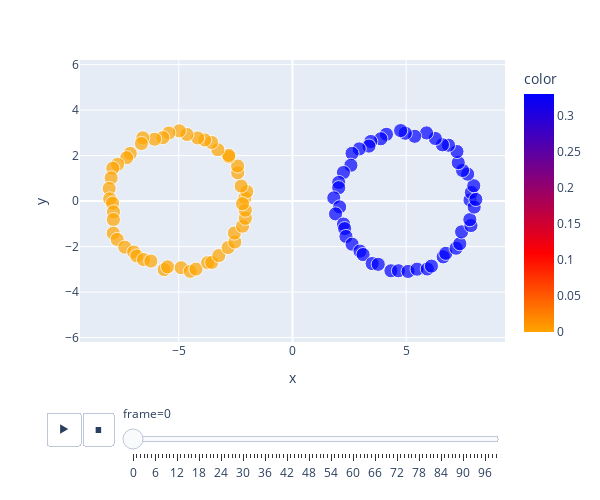

Here is the notebook cell this chart was saved with:
### Code cell
num_frames = 100
x1 = np.linspace(0, 1, num_frames, endpoint=True)
matrices = [geodesic_distances(A,B,t, matching) for t in x1]
convex_points = np.array([convex_point(A,B,t, matching) for t in x1])

from sklearn.metrics import pairwise_distances
from sklearn.manifold import MDS
from matplotlib.collections import LineCollection
from sklearn import manifold
from sklearn.metrics import euclidean_distances

model = MDS(n_components=2, dissimilarity='precomputed', random_state=2002)

from scipy.spatial.transform import Rotation as R
def align(AA,BB):
    AA = [[aa[0], aa[1], 0] for aa in AA]
    BB = [[aa[0], aa[1], 0] for aa in BB]
    rot, rssd, sens = R.align_vectors(BB, AA, return_sensitivity=True)
    return rot.apply(AA)[:,:2]
def reflect(a):
    return np.array([ [aa[0], -aa[1]] for aa in a ])

import warnings
warnings.filterwarnings("ignore")
models = []
out = model.fit(matrices[0]).embedding_
pos = align(out, convex_points[0])
models_alligned = [pos]
for ii in range(1, num_frames):
    true = convex_points[ii]
    out = model.fit(matrices[ii]).embedding_
    pos = align(out, true)
    rpos = reflect(pos)
    #if np.linalg.norm(models_alligned[-1] - pos) >  np.linalg.norm(models_alligned[-1] - rpos):
    #    pos = rpos
    models.append(out)
    models_alligned.append(pos)

frames = []
for i in range(0, num_frames):
    df = pandas.DataFrame()
    df['x'] = list(np.array(models_alligned[i]).T[0])
    df['y'] = list(np.array(models_alligned[i]).T[1])
    df['frame'] = i
    df['color'] = np.concatenate([[0 for jj in range(50)],[0.33 for jj in range(50)]])#,[0.66 for jj in range(50)],[1 for jj in range(50)]])
    frames.append(df)

DF = pandas.concat(frames)
DF['size'] = 3

new_scale=[
                [0.0,'orange'],
                [0.33, 'red'],
                [0.66, 'purple'],
                [1.0, 'blue']]
df = px.data.gapminder()
fig = px.scatter(DF, x="x", y="y", animation_frame="frame",size='size', size_max=10, color= 'color',
                 color_continuous_scale= new_scale,
            )
fig.layout.updatemenus[0].buttons[0].args[1]['frame']['duration'] = 30
fig.layout.updatemenus[0].buttons[0].args[1]['transition']['duration'] = 5
fig.update_yaxes(
    scaleanchor = "x",
    scaleratio = 1,
  )
    #plt.savefig('outputs/loops_geo_{}.png'.format(j))
    #plt.savefig('outputs/loops_geo_{}.pdf'.format(j))
fig.update_layout(
    width = 600,
    height = 500,
)
fig.show()

### Figure 1 — Plotly figure (JSON) as saved in the notebook; plotly's stock layout.template omitted (floating-point values rounded to 4 significant figures)
{"data": [{"hovertemplate": "frame=0<br>x=%{x}<br>y=%{y}<br>size=%{marker.size}<br>color=%{marker.color}<extra></extra>", "legendgroup": "", "marker": {"color": [0, 0, 0, 0, 0, 0, 0, 0, 0, 0, 0, 0, 0, 0, 0, 0, 0, 0, 0, 0, 0, 0, 0, 0, 0, 0, 0, 0, 0, 0, 0, 0, 0, 0, 0, 0, 0, 0, 0, 0, 0, 0, 0, 0, 0, 0, 0, 0, 0, 0, 0.33, 0.33, 0.33, 0.33, 0.33, 0.33, 0.33, 0.33, 0.33, 0.33, 0.33, 0.33, 0.33, 0.33, 0.33, 0.33, 0.33, 0.33, 0.33, 0.33, 0.33, 0.33, 0.33, 0.33, 0.33, 0.33, 0.33, 0.33, 0.33, 0.33, 0.33, 0.33, 0.33, 0.33, 0.33, 0.33, 0.33, 0.33, 0.33, 0.33, 0.33, 0.33, 0.33, 0.33, 0.33, 0.33, 0.33, 0.33, 0.33, 0.33], "coloraxis": "coloraxis", "size": [3, 3, 3, 3, 3, 3, 3, 3, 3, 3, 3, 3, 3, 3, 3, 3, 3, 3, 3, 3, 3, 3, 3, 3, 3, 3, 3, 3, 3, 3, 3, 3, 3, 3, 3, 3, 3, 3, 3, 3, 3, 3, 3, 3, 3, 3, 3, 3, 3, 3, 3, 3, 3, 3, 3, 3, 3, 3, 3, 3, 3, 3, 3, 3, 3, 3, 3, 3, 3, 3, 3, 3, 3, 3, 3, 3, 3, 3, 3, 3, 3, 3, 3, 3, 3, 3, 3, 3, 3, 3, 3, 3, 3, 3, 3, 3, 3, 3, 3, 3], "sizemode": "area", "sizeref": 0.03, "symbol": "circle"}, "mode": "markers", "name": "", "orientation": "v", "showlegend": false, "type": "scatter", "x": [-2.091, -2.009, -2.255, -2.406, -2.41, -2.794, -2.799, -3.279, -3.558, -3.86, -4.167, -4.638, -4.973, -5.435, -5.696, -6.059, -6.578, -6.638, -7.132, -7.288, -7.686, -7.895, -7.973, -8.058, -8.035, -7.907, -7.866, -7.872, -7.878, -7.705, -7.369, -6.976, -6.842, -6.548, -6.224, -5.639, -5.489, -4.894, -4.492, -4.241, -3.729, -3.548, -3.238, -2.829, -2.532, -2.553, -2.194, -2.07, -2.071, -2.196, 7.805, 7.866, 7.971, 7.702, 7.48, 7.289, 7.232, 6.859, 6.594, 6.281, 5.894, 5.372, 4.962, 4.755, 4.132, 3.886, 3.445, 3.363, 2.935, 2.62, 2.57, 2.242, 2.034, 2.034, 1.817, 2.075, 1.895, 2.245, 2.295, 2.353, 2.622, 2.969, 3.106, 3.504, 3.771, 4.33, 4.659, 5.084, 5.479, 5.928, 6.11, 6.626, 6.742, 7.194, 7.357, 7.436, 7.847, 7.798, 7.989, 8.062], "xaxis": "x", "y": [0.1411, 0.4196, 0.6645, 1.243, 1.542, 1.943, 2.009, 2.258, 2.58, 2.688, 2.775, 2.928, 3.088, 2.991, 2.789, 2.72, 2.782, 2.532, 2.097, 1.907, 1.615, 1.447, 1.018, 0.5553, 0.09756, -0.09141, -0.4727, -0.8141, -1.409, -1.686, -2.026, -2.237, -2.414, -2.571, -2.637, -3.013, -2.891, -2.929, -3.087, -2.99, -2.705, -2.695, -2.396, -2.043, -1.8, -1.405, -1.103, -0.7582, -0.4004, -0.1123, 0.0452, 0.3804, 0.6758, 1.185, 1.347, 1.69, 2.178, 2.457, 2.473, 2.753, 2.997, 2.848, 2.982, 3.1, 2.935, 2.741, 2.621, 2.418, 2.293, 2.098, 1.575, 1.256, 0.821, 0.589, 0.1407, -0.256, -0.5623, -1.009, -1.21, -1.556, -1.894, -2.2, -2.351, -2.746, -2.78, -3.065, -3.063, -3.092, -2.993, -2.983, -2.858, -2.451, -2.296, -2.071, -1.873, -1.353, -1.076, -0.8143, -0.2631, 0.07301], "yaxis": "y"}], "layout": {"coloraxis": {"colorbar": {"title": {"text": "color"}}, "colorscale": [[0, "orange"], [0.33, "red"], [0.66, "purple"], [1, "blue"]]}, "height": 500, "legend": {"itemsizing": "constant", "tracegroupgap": 0}, "margin": {"t": 60}, "sliders": [{"active": 0, "currentvalue": {"prefix": "frame="}, "len": 0.9, "pad": {"b": 10, "t": 60}, "steps": [{"args": [["0"], {"frame": {"duration": 0, "redraw": false}, "fromcurrent": true, "mode": "immediate", "transition": {"duration": 0, "easing": "linear"}}], "label": "0", "method": "animate"}, {"args": [["1"], {"frame": {"duration": 0, "redraw": false}, "fromcurrent": true, "mode": "immediate", "transition": {"duration": 0, "easing": "linear"}}], "label": "1", "method": "animate"}, {"args": [["2"], {"frame": {"duration": 0, "redraw": false}, "fromcurrent": true, "mode": "immediate", "transition": {"duration": 0, "easing": "linear"}}], "label": "2", "method": "animate"}, {"args": [["3"], {"frame": {"duration": 0, "redraw": false}, "fromcurrent": true, "mode": "immediate", "transition": {"duration": 0, "easing": "linear"}}], "label": "3", "method": "animate"}, {"args": [["4"], {"frame": {"duration": 0, "redraw": false}, "fromcurrent": true, "mode": "immediate", "transition": {"duration": 0, "easing": "linear"}}], "label": "4", "method": "animate"}, {"args": [["5"], {"frame": {"duration": 0, "redraw": false}, "fromcurrent": true, "mode": "immediate", "transition": {"duration": 0, "easing": "linear"}}], "label": "5", "method": "animate"}, {"args": [["6"], {"frame": {"duration": 0, "redraw": false}, "fromcurrent": true, "mode": "immediate", "transition": {"duration": 0, "easing": "linear"}}], "label": "6", "method": "animate"}, {"args": [["7"], {"frame": {"duration": 0, "redraw": false}, "fromcurrent": true, "mode": "immediate", "transition": {"duration": 0, "easing": "linear"}}], "label": "7", "method": "animate"}, {"args": [["8"], {"frame": {"duration": 0, "redraw": false}, "fromcurrent": true, "mode": "immediate", "transition": {"duration": 0, "easing": "linear"}}], "label": "8", "method": "animate"}, {"args": [["9"], {"frame": {"duration": 0, "redraw": false}, "fromcurrent": true, "mode": "immediate", "transition": {"duration": 0, "easing": "linear"}}], "label": "9", "method": "animate"}, {"args": [["10"], {"frame": {"duration": 0, "redraw": false}, "fromcurrent": true, "mode": "immediate", "transition": {"duration": 0, "easing": "linear"}}], "label": "10", "method": "animate"}, {"args": [["11"], {"frame": {"duration": 0, "redraw": false}, "fromcurrent": true, "mode": "immediate", "transition": {"duration": 0, "easing": "linear"}}], "label": "11", "method": "animate"}, {"args": [["12"], {"frame": {"duration": 0, "redraw": false}, "fromcurrent": true, "mode": "immediate", "transition": {"duration": 0, "easing": "linear"}}], "label": "12", "method": "animate"}, {"args": [["13"], {"frame": {"duration": 0, "redraw": false}, "fromcurrent": true, "mode": "immediate", "transition": {"duration": 0, "easing": "linear"}}], "label": "13", "method": "animate"}, {"args": [["14"], {"frame": {"duration": 0, "redraw": false}, "fromcurrent": true, "mode": "immediate", "transition": {"duration": 0, "easing": "linear"}}], "label": "14", "method": "animate"}, {"args": [["15"], {"frame": {"duration": 0, "redraw": false}, "fromcurrent": true, "mode": "immediate", "transition": {"duration": 0, "easing": "linear"}}], "label": "15", "method": "animate"}, {"args": [["16"], {"frame": {"duration": 0, "redraw": false}, "fromcurrent": true, "mode": "immediate", "transition": {"duration": 0, "easing": "linear"}}], "label": "16", "method": "animate"}, {"args": [["17"], {"frame": {"duration": 0, "redraw": false}, "fromcurrent": true, "mode": "immediate", "transition": {"duration": 0, "easing": "linear"}}], "label": "17", "method": "animate"}, {"args": [["18"], {"frame": {"duration": 0, "redraw": false}, "fromcurrent": true, "mode": "immediate", "transition": {"duration": 0, "easing": "linear"}}], "label": "18", "method": "animate"}, {"args": [["19"], {"frame": {"duration": 0, "redraw": false}, "fromcurrent": true, "mode": "immediate", "transition": {"duration": 0, "easing": "linear"}}], "label": "19", "method": "animate"}, {"args": [["20"], {"frame": {"duration": 0, "redraw": false}, "fromcurrent": true, "mode": "immediate", "transition": {"duration": 0, "easing": "linear"}}], "label": "20", "method": "animate"}, {"args": [["21"], {"frame": {"duration": 0, "redraw": false}, "fromcurrent": true, "mode": "immediate", "transition": {"duration": 0, "easing": "linear"}}], "label": "21", "method": "animate"}, {"args": [["22"], {"frame": {"duration": 0, "redraw": false}, "fromcurrent": true, "mode": "immediate", "transition": {"duration": 0, "easing": "linear"}}], "label": "22", "method": "animate"}, {"args": [["23"], {"frame": {"duration": 0, "redraw": false}, "fromcurrent": true, "mode": "immediate", "transition": {"duration": 0, "easing": "linear"}}], "label": "23", "method": "animate"}, {"args": [["24"], {"frame": {"duration": 0, "redraw": false}, "fromcurrent": true, "mode": "immediate", "transition": {"duration": 0, "easing": "linear"}}], "label": "24", "method": "animate"}, {"args": [["25"], {"frame": {"duration": 0, "redraw": false}, "fromcurrent": true, "mode": "immediate", "transition": {"duration": 0, "easing": "linear"}}], "label": "25", "method": "animate"}, {"args": [["26"], {"frame": {"duration": 0, "redraw": false}, "fromcurrent": true, "mode": "immediate", "transition": {"duration": 0, "easing": "linear"}}], "label": "26", "method": "animate"}, {"args": [["27"], {"frame": {"duration": 0, "redraw": false}, "fromcurrent": true, "mode": "immediate", "transition": {"duration": 0, "easing": "linear"}}], "label": "27", "method": "animate"}, {"args": [["28"], {"frame": {"duration": 0, "redraw": false}, "fromcurrent": true, "mode": "immediate", "transition": {"duration": 0, "easing": "linear"}}], "label": "28", "method": "animate"}, {"args": [["29"], {"frame": {"duration": 0, "redraw": false}, "fromcurrent": true, "mode": "immediate", "transition": {"duration": 0, "easing": "linear"}}], "label": "29", "method": "animate"}, {"args": [["30"], {"frame": {"duration": 0, "redraw": false}, "fromcurrent": true, "mode": "immediate", "transition": {"duration": 0, "easing": "linear"}}], "label": "30", "method": "animate"}, {"args": [["31"], {"frame": {"duration": 0, "redraw": false}, "fromcurrent": true, "mode": "immediate", "transition": {"duration": 0, "easing": "linear"}}], "label": "31", "method": "animate"}, {"args": [["32"], {"frame": {"duration": 0, "redraw": false}, "fromcurrent": true, "mode": "immediate", "transition": {"duration": 0, "easing": "linear"}}], "label": "32", "method": "animate"}, {"args": [["33"], {"frame": {"duration": 0, "redraw": false}, "fromcurrent": true, "mode": "immediate", "transition": {"duration": 0, "easing": "linear"}}], "label": "33", "method": "animate"}, {"args": [["34"], {"frame": {"duration": 0, "redraw": false}, "fromcurrent": true, "mode": "immediate", "transition": {"duration": 0, "easing": "linear"}}], "label": "34", "method": "animate"}, {"args": [["35"], {"frame": {"duration": 0, "redraw": false}, "fromcurrent": true, "mode": "immediate", "transition": {"duration": 0, "easing": "linear"}}], "label": "35", "method": "animate"}, {"args": [["36"], {"frame": {"duration": 0, "redraw": false}, "fromcurrent": true, "mode": "immediate", "transition": {"duration": 0, "easing": "linear"}}], "label": "36", "method": "animate"}, {"args": [["37"], {"frame": {"duration": 0, "redraw": false}, "fromcurrent": true, "mode": "immediate", "transition": {"duration": 0, "easing": "linear"}}], "label": "37", "method": "animate"}, {"args": [["38"], {"frame": {"duration": 0, "redraw": false}, "fromcurrent": true, "mode": "immediate", "transition": {"duration": 0, "easing": "linear"}}], "label": "38", "method": "animate"}, {"args": [["39"], {"frame": {"duration": 0, "redraw": false}, "fromcurrent": true, "mode": "immediate", "transition": {"duration": 0, "easing": "linear"}}], "label": "39", "method": "animate"}, {"args": [["40"], {"frame": {"duration": 0, "redraw": false}, "fromcurrent": true, "mode": "immediate", "transition": {"duration": 0, "easing": "linear"}}], "label": "40", "method": "animate"}, {"args": [["41"], {"frame": {"duration": 0, "redraw": false}, "fromcurrent": true, "mode": "immediate", "transition": {"duration": 0, "easing": "linear"}}], "label": "41", "method": "animate"}, {"args": [["42"], {"frame": {"duration": 0, "redraw": false}, "fromcurrent": true, "mode": "immediate", "transition": {"duration": 0, "easing": "linear"}}], "label": "42", "method": "animate"}, {"args": [["43"], {"frame": {"duration": 0, "redraw": false}, "fromcurrent": true, "mode": "immediate", "transition": {"duration": 0, "easing": "linear"}}], "label": "43", "method": "animate"}, {"args": [["44"], {"frame": {"duration": 0, "redraw": false}, "fromcurrent": true, "mode": "immediate", "transition": {"duration": 0, "easing": "linear"}}], "label": "44", "method": "animate"}, {"args": [["45"], {"frame": {"duration": 0, "redraw": false}, "fromcurrent": true, "mode": "immediate", "transition": {"duration": 0, "easing": "linear"}}], "label": "45", "method": "animate"}, {"args": [["46"], {"frame": {"duration": 0, "redraw": false}, "fromcurrent": true, "mode": "immediate", "transition": {"duration": 0, "easing": "linear"}}], "label": "46", "method": "animate"}, {"args": [["47"], {"frame": {"duration": 0, "redraw": false}, "fromcurrent": true, "mode": "immediate", "transition": {"duration": 0, "easing": "linear"}}], "label": "47", "method": "animate"}, {"args": [["48"], {"frame": {"duration": 0, "redraw": false}, "fromcurrent": true, "mode": "immediate", "transition": {"duration": 0, "easing": "linear"}}], "label": "48", "method": "animate"}, {"args": [["49"], {"frame": {"duration": 0, "redraw": false}, "fromcurrent": true, "mode": "immediate", "transition": {"duration": 0, "easing": "linear"}}], "label": "49", "method": "animate"}, {"args": [["50"], {"frame": {"duration": 0, "redraw": false}, "fromcurrent": true, "mode": "immediate", "transition": {"duration": 0, "easing": "linear"}}], "label": "50", "method": "animate"}, {"args": [["51"], {"frame": {"duration": 0, "redraw": false}, "fromcurrent": true, "mode": "immediate", "transition": {"duration": 0, "easing": "linear"}}], "label": "51", "method": "animate"}, {"args": [["52"], {"frame": {"duration": 0, "redraw": false}, "fromcurrent": true, "mode": "immediate", "transition": {"duration": 0, "easing": "linear"}}], "label": "52", "method": "animate"}, {"args": [["53"], {"frame": {"duration": 0, "redraw": false}, "fromcurrent": true, "mode": "immediate", "transition": {"duration": 0, "easing": "linear"}}], "label": "53", "method": "animate"}, {"args": [["54"], {"frame": {"duration": 0, "redraw": false}, "fromcurrent": true, "mode": "immediate", "transition": {"duration": 0, "easing": "linear"}}], "label": "54", "method": "animate"}, {"args": [["55"], {"frame": {"duration": 0, "redraw": false}, "fromcurrent": true, "mode": "immediate", "transition": {"duration": 0, "easing": "linear"}}], "label": "55", "method": "animate"}, {"args": [["56"], {"frame": {"duration": 0, "redraw": false}, "fromcurrent": true, "mode": "immediate", "transition": {"duration": 0, "easing": "linear"}}], "label": "56", "method": "animate"}, {"args": [["57"], {"frame": {"duration": 0, "redraw": false}, "fromcurrent": true, "mode": "immediate", "transition": {"duration": 0, "easing": "linear"}}], "label": "57", "method": "animate"}, {"args": [["58"], {"frame": {"duration": 0, "redraw": false}, "fromcurrent": true, "mode": "immediate", "transition": {"duration": 0, "easing": "linear"}}], "label": "58", "method": "animate"}, {"args": [["59"], {"frame": {"duration": 0, "redraw": false}, "fromcurrent": true, "mode": "immediate", "transition": {"duration": 0, "easing": "linear"}}], "label": "59", "method": "animate"}, {"args": [["60"], {"frame": {"duration": 0, "redraw": false}, "fromcurrent": true, "mode": "immediate", "transition": {"duration": 0, "easing": "linear"}}], "label": "60", "method": "animate"}, {"args": [["61"], {"frame": {"duration": 0, "redraw": false}, "fromcurrent": true, "mode": "immediate", "transition": {"duration": 0, "easing": "linear"}}], "label": "61", "method": "animate"}, {"args": [["62"], {"frame": {"duration": 0, "redraw": false}, "fromcurrent": true, "mode": "immediate", "transition": {"duration": 0, "easing": "linear"}}], "label": "62", "method": "animate"}, {"args": [["63"], {"frame": {"duration": 0, "redraw": false}, "fromcurrent": true, "mode": "immediate", "transition": {"duration": 0, "easing": "linear"}}], "label": "63", "method": "animate"}, {"args": [["64"], {"frame": {"duration": 0, "redraw": false}, "fromcurrent": true, "mode": "immediate", "transition": {"duration": 0, "easing": "linear"}}], "label": "64", "method": "animate"}, {"args": [["65"], {"frame": {"duration": 0, "redraw": false}, "fromcurrent": true, "mode": "immediate", "transition": {"duration": 0, "easing": "linear"}}], "label": "65", "method": "animate"}, {"args": [["66"], {"frame": {"duration": 0, "redraw": false}, "fromcurrent": true, "mode": "immediate", "transition": {"duration": 0, "easing": "linear"}}], "label": "66", "method": "animate"}, {"args": [["67"], {"frame": {"duration": 0, "redraw": false}, "fromcurrent": true, "mode": "immediate", "transition": {"duration": 0, "easing": "linear"}}], "label": "67", "method": "animate"}, {"args": [["68"], {"frame": {"duration": 0, "redraw": false}, "fromcurrent": true, "mode": "immediate", "transition": {"duration": 0, "easing": "linear"}}], "label": "68", "method": "animate"}, {"args": [["69"], {"frame": {"duration": 0, "redraw": false}, "fromcurrent": true, "mode": "immediate", "transition": {"duration": 0, "easing": "linear"}}], "label": "69", "method": "animate"}, {"args": [["70"], {"frame": {"duration": 0, "redraw": false}, "fromcurrent": true, "mode": "immediate", "transition": {"duration": 0, "easing": "linear"}}], "label": "70", "method": "animate"}, {"args": [["71"], {"frame": {"duration": 0, "redraw": false}, "fromcurrent": true, "mode": "immediate", "transition": {"duration": 0, "easing": "linear"}}], "label": "71", "method": "animate"}, {"args": [["72"], {"frame": {"duration": 0, "redraw": false}, "fromcurrent": true, "mode": "immediate", "transition": {"duration": 0, "easing": "linear"}}], "label": "72", "method": "animate"}, {"args": [["73"], {"frame": {"duration": 0, "redraw": false}, "fromcurrent": true, "mode": "immediate", "transition": {"duration": 0, "easing": "linear"}}], "label": "73", "method": "animate"}, {"args": [["74"], {"frame": {"duration": 0, "redraw": false}, "fromcurrent": true, "mode": "immediate", "transition": {"duration": 0, "easing": "linear"}}], "label": "74", "method": "animate"}, {"args": [["75"], {"frame": {"duration": 0, "redraw": false}, "fromcurrent": true, "mode": "immediate", "transition": {"duration": 0, "easing": "linear"}}], "label": "75", "method": "animate"}, {"args": [["76"], {"frame": {"duration": 0, "redraw": false}, "fromcurrent": true, "mode": "immediate", "transition": {"duration": 0, "easing": "linear"}}], "label": "76", "method": "animate"}, {"args": [["77"], {"frame": {"duration": 0, "redraw": false}, "fromcurrent": true, "mode": "immediate", "transition": {"duration": 0, "easing": "linear"}}], "label": "77", "method": "animate"}, {"args": [["78"], {"frame": {"duration": 0, "redraw": false}, "fromcurrent": true, "mode": "immediate", "transition": {"duration": 0, "easing": "linear"}}], "label": "78", "method": "animate"}, {"args": [["79"], {"frame": {"duration": 0, "redraw": false}, "fromcurrent": true, "mode": "immediate", "transition": {"duration": 0, "easing": "linear"}}], "label": "79", "method": "animate"}, {"args": [["80"], {"frame": {"duration": 0, "redraw": false}, "fromcurrent": true, "mode": "immediate", "transition": {"duration": 0, "easing": "linear"}}], "label": "80", "method": "animate"}, {"args": [["81"], {"frame": {"duration": 0, "redraw": false}, "fromcurrent": true, "mode": "immediate", "transition": {"duration": 0, "easing": "linear"}}], "label": "81", "method": "animate"}, {"args": [["82"], {"frame": {"duration": 0, "redraw": false}, "fromcurrent": true, "mode": "immediate", "transition": {"duration": 0, "easing": "linear"}}], "label": "82", "method": "animate"}, {"args": [["83"], {"frame": {"duration": 0, "redraw": false}, "fromcurrent": true, "mode": "immediate", "transition": {"duration": 0, "easing": "linear"}}], "label": "83", "method": "animate"}, {"args": [["84"], {"frame": {"duration": 0, "redraw": false}, "fromcurrent": true, "mode": "immediate", "transition": {"duration": 0, "easing": "linear"}}], "label": "84", "method": "animate"}, {"args": [["85"], {"frame": {"duration": 0, "redraw": false}, "fromcurrent": true, "mode": "immediate", "transition": {"duration": 0, "easing": "linear"}}], "label": "85", "method": "animate"}, {"args": [["86"], {"frame": {"duration": 0, "redraw": false}, "fromcurrent": true, "mode": "immediate", "transition": {"duration": 0, "easing": "linear"}}], "label": "86", "method": "animate"}, {"args": [["87"], {"frame": {"duration": 0, "redraw": false}, "fromcurrent": true, "mode": "immediate", "transition": {"duration": 0, "easing": "linear"}}], "label": "87", "method": "animate"}, {"args": [["88"], {"frame": {"duration": 0, "redraw": false}, "fromcurrent": true, "mode": "immediate", "transition": {"duration": 0, "easing": "linear"}}], "label": "88", "method": "animate"}, {"args": [["89"], {"frame": {"duration": 0, "redraw": false}, "fromcurrent": true, "mode": "immediate", "transition": {"duration": 0, "easing": "linear"}}], "label": "89", "method": "animate"}, {"args": [["90"], {"frame": {"duration": 0, "redraw": false}, "fromcurrent": true, "mode": "immediate", "transition": {"duration": 0, "easing": "linear"}}], "label": "90", "method": "animate"}, {"args": [["91"], {"frame": {"duration": 0, "redraw": false}, "fromcurrent": true, "mode": "immediate", "transition": {"duration": 0, "easing": "linear"}}], "label": "91", "method": "animate"}, {"args": [["92"], {"frame": {"duration": 0, "redraw": false}, "fromcurrent": true, "mode": "immediate", "transition": {"duration": 0, "easing": "linear"}}], "label": "92", "method": "animate"}, {"args": [["93"], {"frame": {"duration": 0, "redraw": false}, "fromcurrent": true, "mode": "immediate", "transition": {"duration": 0, "easing": "linear"}}], "label": "93", "method": "animate"}, {"args": [["94"], {"frame": {"duration": 0, "redraw": false}, "fromcurrent": true, "mode": "immediate", "transition": {"duration": 0, "easing": "linear"}}], "label": "94", "method": "animate"}, {"args": [["95"], {"frame": {"duration": 0, "redraw": false}, "fromcurrent": true, "mode": "immediate", "transition": {"duration": 0, "easing": "linear"}}], "label": "95", "method": "animate"}, {"args": [["96"], {"frame": {"duration": 0, "redraw": false}, "fromcurrent": true, "mode": "immediate", "transition": {"duration": 0, "easing": "linear"}}], "label": "96", "method": "animate"}, {"args": [["97"], {"frame": {"duration": 0, "redraw": false}, "fromcurrent": true, "mode": "immediate", "transition": {"duration": 0, "easing": "linear"}}], "label": "97", "method": "animate"}, {"args": [["98"], {"frame": {"duration": 0, "redraw": false}, "fromcurrent": true, "mode": "immediate", "transition": {"duration": 0, "easing": "linear"}}], "label": "98", "method": "animate"}, {"args": [["99"], {"frame": {"duration": 0, "redraw": false}, "fromcurrent": true, "mode": "immediate", "transition": {"duration": 0, "easing": "linear"}}], "label": "99", "method": "animate"}], "x": 0.1, "xanchor": "left", "y": 0, "yanchor": "top"}], "updatemenus": [{"buttons": [{"args": [null, {"frame": {"duration": 30, "redraw": false}, "fromcurrent": true, "mode": "immediate", "transition": {"duration": 5, "easing": "linear"}}], "label": "&#9654;", "method": "animate"}, {"args": [[null], {"frame": {"duration": 0, "redraw": false}, "fromcurrent": true, "mode": "immediate", "transition": {"duration": 0, "easing": "linear"}}], "label": "&#9724;", "method": "animate"}], "direction": "left", "pad": {"r": 10, "t": 70}, "showactive": false, "type": "buttons", "x": 0.1, "xanchor": "right", "y": 0, "yanchor": "top"}], "width": 600, "xaxis": {"anchor": "y", "domain": [0, 1], "title": {"text": "x"}}, "yaxis": {"anchor": "x", "domain": [0, 1], "scaleanchor": "x", "scaleratio": 1, "title": {"text": "y"}}}}
